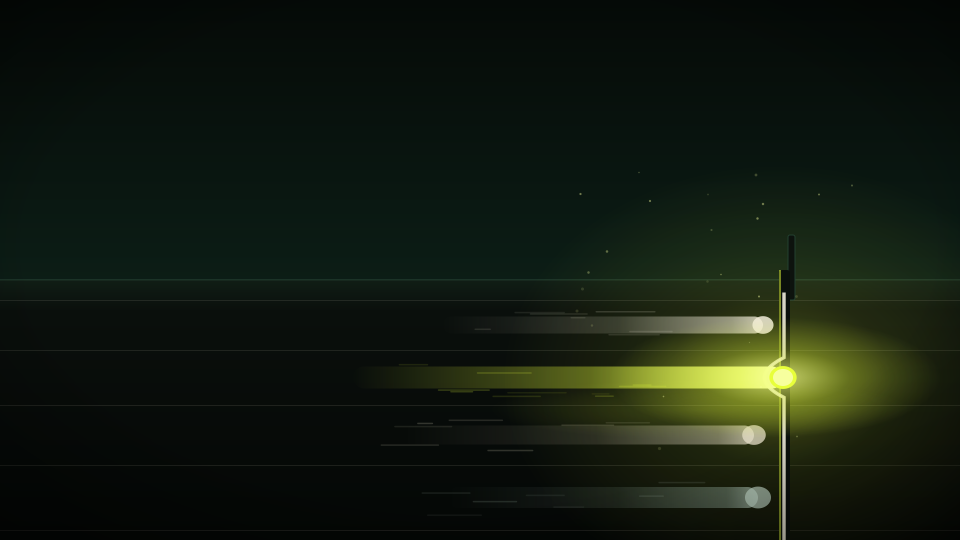
#> input picture articles/four-labs-seven-days/hero_raw.png, 1920 x 1080 px (shown at 1/2 size)
$ python make_hero.py
#> lines starting #> are read from the running program, lines starting #| are printed output that depends on the picture
#!/usr/bin/env python3
"""AI Sustained Issue 003 hero — 'the photo finish'.
Four motion streaks on a dark night track hit the finish tape level;
only the nose-ahead leader carries the single acid charge. Forest & Acid
locked palette. SVG -> PNG via cairosvg, grain + vignette via PIL.
"""
import cairosvg, random
from PIL import Image

W, H = 1920, 1080
ACID, ACID_HI = "#E8FF3A", "#F7FF9E"

S = []
S.append(f'<svg width="{W}" height="{H}" viewBox="0 0 {W} {H}" xmlns="http://www.w3.org/2000/svg">')
S.append('''<defs>
<linearGradient id="sky" x1="0" y1="0" x2="0" y2="1">
  <stop offset="0" stop-color="#050a07"/>
  <stop offset="0.6" stop-color="#0d2018"/>
  <stop offset="1" stop-color="#1B4332"/>
</linearGradient>
<linearGradient id="track" x1="0" y1="0" x2="0" y2="1">
  <stop offset="0" stop-color="#101d15"/>
  <stop offset="0.12" stop-color="#0A0F0C"/>
  <stop offset="1" stop-color="#040705"/>
</linearGradient>
<radialGradient id="glowBig" cx="0.5" cy="0.5" r="0.5">
  <stop offset="0" stop-color="#E8FF3A" stop-opacity="0.30"/>
  <stop offset="0.4" stop-color="#E8FF3A" stop-opacity="0.11"/>
  <stop offset="1" stop-color="#E8FF3A" stop-opacity="0"/>
</radialGradient>
<radialGradient id="glowHead" cx="0.5" cy="0.5" r="0.5">
  <stop offset="0" stop-color="#F7FF9E" stop-opacity="0.75"/>
  <stop offset="0.45" stop-color="#E8FF3A" stop-opacity="0.28"/>
  <stop offset="1" stop-color="#E8FF3A" stop-opacity="0"/>
</radialGradient>
<linearGradient id="tailAcid" x1="0" y1="0" x2="1" y2="0">
  <stop offset="0" stop-color="#E8FF3A" stop-opacity="0"/>
  <stop offset="0.55" stop-color="#E8FF3A" stop-opacity="0.35"/>
  <stop offset="0.9" stop-color="#F0FF6E" stop-opacity="0.9"/>
  <stop offset="1" stop-color="#F7FF9E"/>
</linearGradient>
<linearGradient id="tailCream1" x1="0" y1="0" x2="1" y2="0">
  <stop offset="0" stop-color="#F2ECD9" stop-opacity="0"/>
  <stop offset="0.55" stop-color="#F2ECD9" stop-opacity="0.16"/>
  <stop offset="0.9" stop-color="#F2ECD9" stop-opacity="0.55"/>
  <stop offset="1" stop-color="#F2ECD9" stop-opacity="0.8"/>
</linearGradient>
<linearGradient id="tailCream2" x1="0" y1="0" x2="1" y2="0">
  <stop offset="0" stop-color="#d9d2ba" stop-opacity="0"/>
  <stop offset="0.55" stop-color="#d9d2ba" stop-opacity="0.13"/>
  <stop offset="0.9" stop-color="#d9d2ba" stop-opacity="0.45"/>
  <stop offset="1" stop-color="#e4ddc6" stop-opacity="0.7"/>
</linearGradient>
<linearGradient id="tailSage" x1="0" y1="0" x2="1" y2="0">
  <stop offset="0" stop-color="#9DB8A8" stop-opacity="0"/>
  <stop offset="0.55" stop-color="#9DB8A8" stop-opacity="0.12"/>
  <stop offset="0.9" stop-color="#9DB8A8" stop-opacity="0.4"/>
  <stop offset="1" stop-color="#b9cfc0" stop-opacity="0.65"/>
</linearGradient>
<radialGradient id="vign" cx="0.5" cy="0.46" r="0.78">
  <stop offset="0" stop-color="#000000" stop-opacity="0"/>
  <stop offset="0.6" stop-color="#000000" stop-opacity="0"/>
  <stop offset="1" stop-color="#000000" stop-opacity="0.58"/>
</radialGradient>
<radialGradient id="poolAcid" cx="0.5" cy="0.5" r="0.5">
  <stop offset="0" stop-color="#E8FF3A" stop-opacity="0.16"/>
  <stop offset="1" stop-color="#E8FF3A" stop-opacity="0"/>
</radialGradient>
</defs>''')

# ---- sky & track ----
S.append(f'<rect width="{W}" height="{H}" fill="url(#sky)"/>')
TRACK_Y = 560
S.append(f'<rect x="0" y="{TRACK_Y}" width="{W}" height="{H-TRACK_Y}" fill="url(#track)"/>')
S.append(f'<rect x="0" y="{TRACK_Y-2}" width="{W}" height="3" fill="#2a4a38" opacity="0.5"/>')

# lane dividers (5 lines -> 4 lanes), perspective-ish spacing widening toward viewer
lane_ys = [600, 700, 810, 930, 1060]
for y in lane_ys:
    S.append(f'<rect x="0" y="{y}" width="{W}" height="2" fill="#F2ECD9" opacity="0.10"/>')
    # dashed centre hint
# lane centres
lanes = [(lane_ys[i]+lane_ys[i+1])//2 for i in range(4)]

# ---- finish post + tape ----
FX = 1560
# ambient glow at the finish
S.append(f'<ellipse cx="{FX}" cy="760" rx="560" ry="430" fill="url(#glowBig)"/>')
# posts (near + far for depth)
S.append(f'<rect x="{FX+16}" y="470" width="14" height="130" rx="4" fill="#0d130e"/>')
S.append(f'<rect x="{FX+16}" y="470" width="14" height="130" rx="4" fill="none" stroke="#22402f" stroke-width="2"/>')
S.append(f'<rect x="{FX-2}" y="540" width="22" height="{H-540}" rx="6" fill="#0a0f0c"/>')
S.append(f'<rect x="{FX-2}" y="540" width="4" height="{H-540}" fill="{ACID}" opacity="0.5"/>')
# the tape: bows forward at the acid lane (lane index 1)
tape_top, tape_bow_y = 585, lanes[1]
S.append(f'<path d="M {FX+8} {tape_top} L {FX+8} {tape_bow_y-40} Q {FX-70} {tape_bow_y} {FX+8} {tape_bow_y+40} L {FX+8} {H}" '
         f'fill="none" stroke="#F2ECD9" stroke-width="7" opacity="0.85"/>')
S.append(f'<path d="M {FX+8} {tape_top} L {FX+8} {tape_bow_y-40} Q {FX-70} {tape_bow_y} {FX+8} {tape_bow_y+40} L {FX+8} {H}" '
         f'fill="none" stroke="#ffffff" stroke-width="2" opacity="0.35"/>')

# ---- the four streaks: heads nearly level; only lane 2 is acid ----
def streak(cy, head_x, h, tail, grad, head_fill, head_stroke_op, blur_ticks, seed):
#> called with cy = 650, head_x = 1526, h = 34, tail = 640, grad = 'tailCream1', head_fill = '#F2ECD9', head_stroke_op = 0.85, blur_ticks = 7
    out = []
    rnd = random.Random(seed)
    # tail
    out.append(f'<rect x="{head_x-tail}" y="{cy-h/2}" width="{tail}" height="{h}" rx="{h/2}" fill="url(#{grad})"/>')
    # speed ticks behind
    for _ in range(blur_ticks):
        tx = head_x - tail*rnd.uniform(0.15, 0.95)
        ty = cy + rnd.uniform(-h*0.9, h*0.9)
        tw = rnd.uniform(30, 120)
        out.append(f'<rect x="{tx-tw}" y="{ty}" width="{tw:.0f}" height="3" rx="1.5" fill="{head_fill}" opacity="{rnd.uniform(0.06,0.2):.2f}"/>')
    # head capsule
    out.append(f'<ellipse cx="{head_x}" cy="{cy}" rx="{h*0.62}" ry="{h*0.52}" fill="{head_fill}" opacity="{head_stroke_op}"/>')
    return "\n".join(out)

# dim rivals (cream, cream2, sage) — level within a nose
S.append(streak(lanes[0], FX-34, 34, 640, "tailCream1", "#F2ECD9", 0.85, 7, 21))
S.append(streak(lanes[2], FX-52, 38, 700, "tailCream2", "#e4ddc6", 0.75, 7, 22))
S.append(streak(lanes[3], FX-44, 42, 620, "tailSage",  "#b9cfc0", 0.7, 7, 23))
# the acid leader — nose past the others, breaking the tape
S.append(f'<ellipse cx="{FX-10}" cy="{lanes[1]}" rx="330" ry="120" fill="url(#glowHead)"/>')
S.append(streak(lanes[1], FX+6, 44, 860, "tailAcid", ACID, 1.0, 10, 24))
S.append(f'<ellipse cx="{FX+6}" cy="{lanes[1]}" rx="20" ry="17" fill="{ACID_HI}"/>')
# light pool under the leader
S.append(f'<ellipse cx="{FX-160}" cy="{lanes[1]+64}" rx="420" ry="60" fill="url(#poolAcid)"/>')

# ---- dust motes in the finish glow ----
rnd = random.Random(9)
for _ in range(24):
    mx = rnd.uniform(1150, 1780); my = rnd.uniform(340, 900)
    r = rnd.uniform(1.2, 3.2); o = rnd.uniform(0.1, 0.45)
    S.append(f'<circle cx="{mx:.0f}" cy="{my:.0f}" r="{r:.1f}" fill="{ACID_HI}" opacity="{o:.2f}"/>')

# ---- vignette ----
S.append(f'<rect width="{W}" height="{H}" fill="url(#vign)"/>')
S.append('</svg>')

svg = "\n".join(S)
open("four-labs-seven-days_hero.svg","w").write(svg)
cairosvg.svg2png(bytestring=svg.encode(), write_to="hero_raw.png", output_width=W, output_height=H)
#> (this line was passed over: cairosvg is not available in this run)

img = Image.open("hero_raw.png").convert("RGB")
#> img is the input picture: PIL image 1920x1080 RGB; mean R, G, B 18.2, 26.5, 15.7
grain = Image.effect_noise((W, H), 26).convert("L")
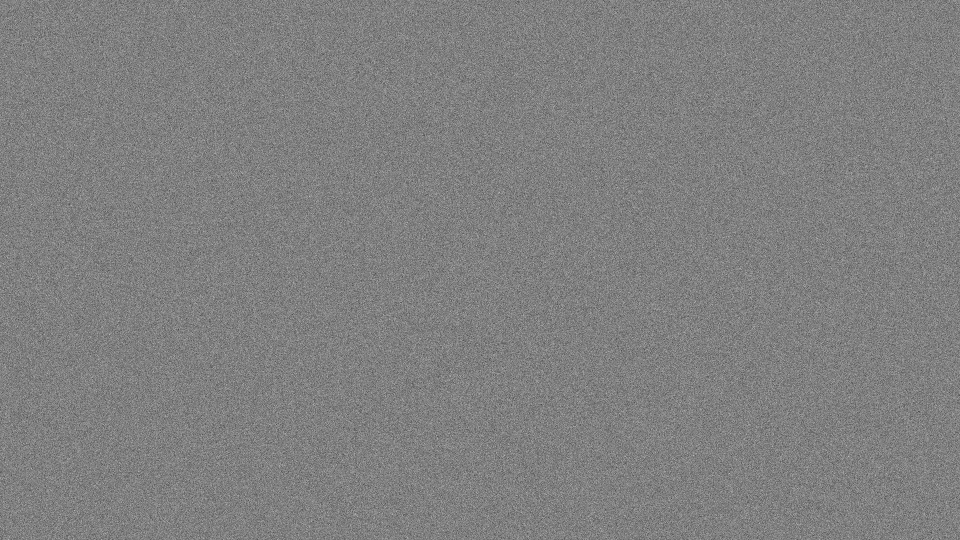
#> grain: PIL image 1920x1080 L (shown at 1/2 size); min 0, max 249, mean 127.5
img = Image.composite(
    Image.blend(img, Image.new("RGB", (W,H), (255,255,255)), 0.05),
    Image.blend(img, Image.new("RGB", (W,H), (0,0,0)), 0.05),
    grain)
img.save("four-labs-seven-days_hero.png", optimize=True)
img.resize((1200, 675), Image.LANCZOS).save("four-labs-seven-days_card.png", optimize=True)
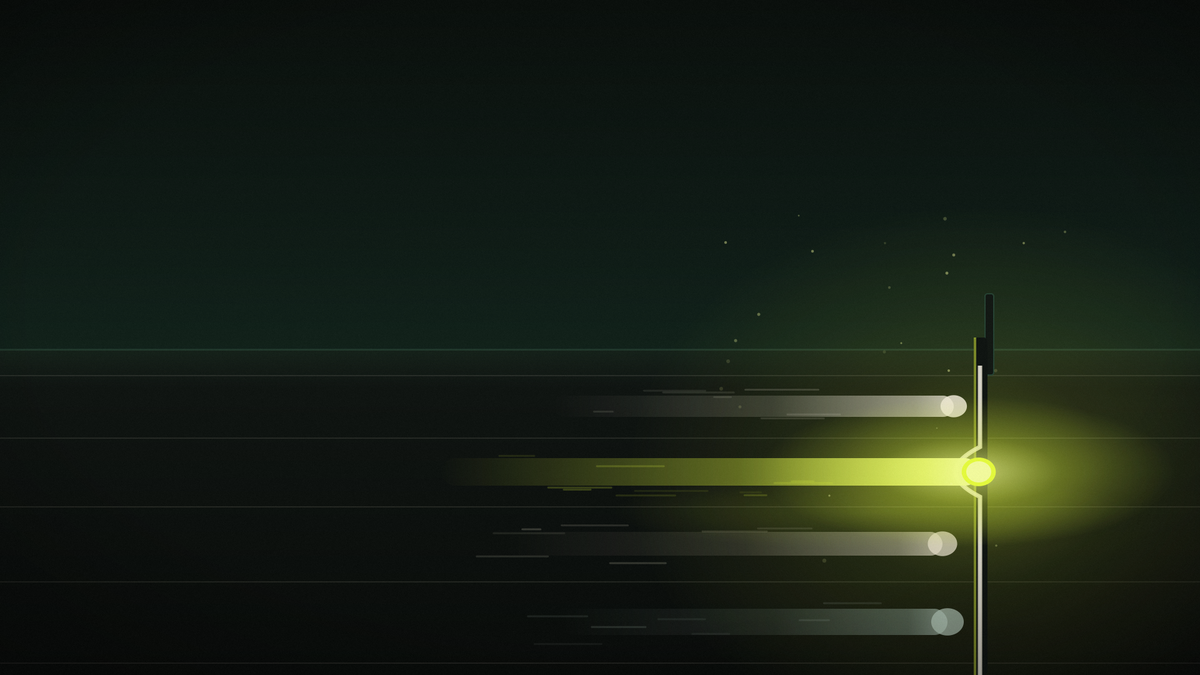
#> saved as four-labs-seven-days_card.png: PIL image 1200x675 RGB; mean R, G, B 23.2, 31.1, 20.8
print("done", img.size)
#| done (1920, 1080)
